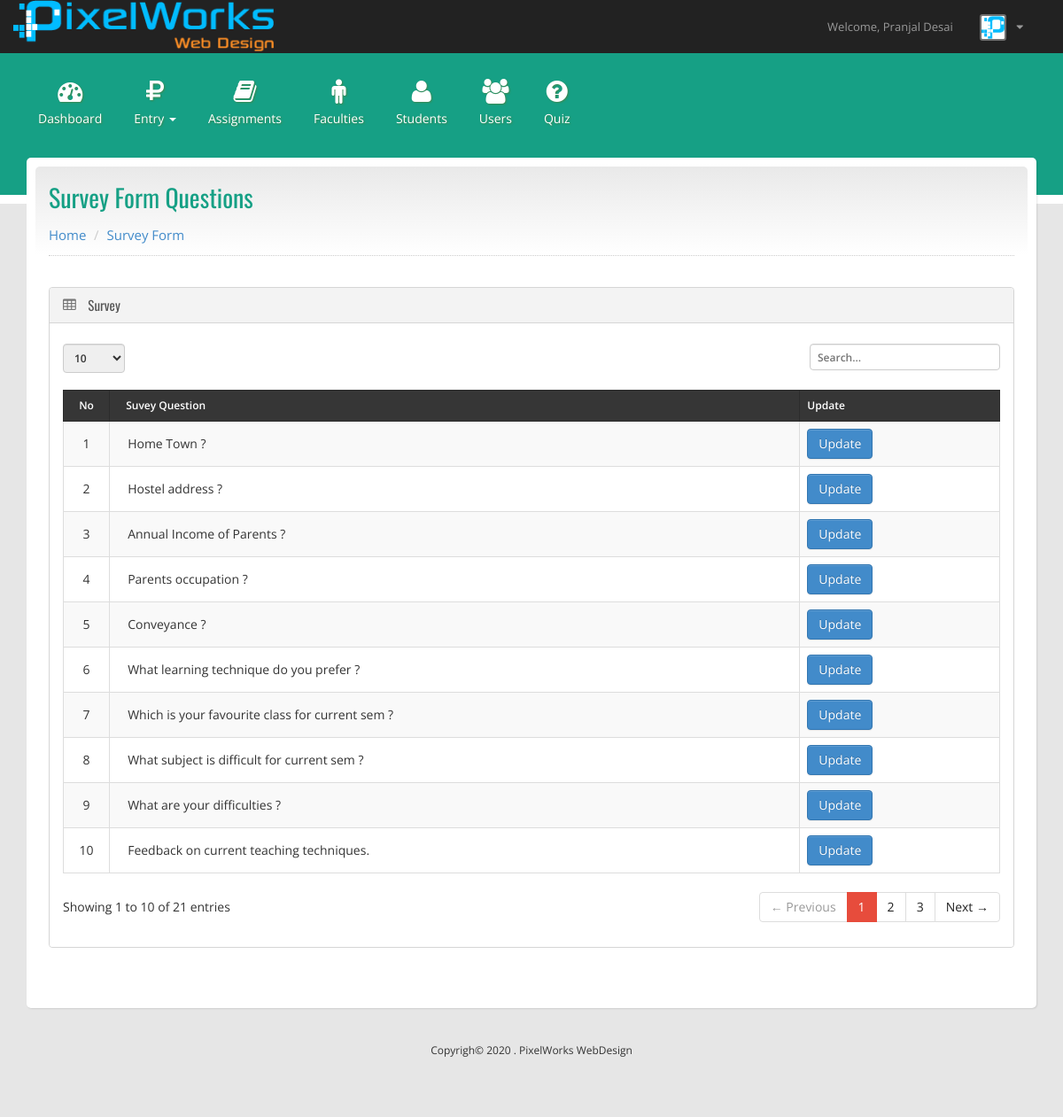
The app's page /surveyView.php (signed in) with its own data.
### tables this page shows
CREATE TABLE `survey` (
  `id` int(200) NOT NULL,
  `title` varchar(500) DEFAULT NULL,
  `value` varchar(150) DEFAULT 'INPUT' COMMENT 'TOGGLE,INPUT,CUSTOM_TOGGLE',
  `options` json DEFAULT NULL,
  `hasOther` varchar(2000) DEFAULT 'NO'
);

### surveyView.php (the view, shortened to what this page needs)
<?php include_once("header.inc.php");?>
  <link rel="stylesheet" href="js/plugins/magnific/magnific-popup.css">
<div class="container">
  <div class="content">
    <div class="content-container">
    <div class="content-header">
        <h2 class="content-header-title">Survey Form Questions</h2>
        <ol class="breadcrumb">
          <li><a href="dashboard.php">Home</a></li>
          <li class="active"><a href="surveyView.php">Survey Form</a></li>
        </ol>
      </div>
    <div class="row">
        <div class="col-md-12">
          <?php
  if(isset($_REQUEST['remove']))
  {
    }
    else if(isset($_REQUEST['create']))
  {
    ?>
    <?php
  }
  else{
          ?>
       <div class="portlet">
                 <div class="portlet-header">
              <h3>
                <i class="fa fa-table"></i>
                Survey&nbsp;&nbsp;
              </h3>
            </div>
               <div class="portlet-content">
              <div class="table-responsive">
              <table
                class="table table-striped table-bordered table-hover table-highlight table-checkable"
                data-provide="datatable"
                data-display-rows="10"
                data-info="true"
                data-search="true"
                data-length-change="true"
                data-paginate="true"
              >
                  <thead>
                  <tr>
                    <th style="text-align: center;">No</th>
                    <th style="padding-left:18px;">Suvey Question</th>
                    <th style="width:230px;">Update</th>
                    </tr>
                  </thead>
                  <tbody>
                     <?php
               $get = mysql_query("SELECT *from survey");
               $i = 1;
               while($row = mysql_fetch_array($get))
               {
                ?>
                    <tr>
                    <td style="text-align: center; vertical-align: middle;"><?php echo $i; ?></td>
                     <td style="vertical-align: middle; padding-left:20px;">
                      <?php echo $row['title']; ?>
                     </td>
                    <td><a href="surveyView.php?update=y&id=<?php echo $row['id']; ?>"><button class="btn btn-secondary" type="button">Update</button></a></td>
                    </tr>
                    <?php
                    $i++;
                  }
                  ?>
                  </tbody>
                </table>
              </div>
            </div>
          </div>
        <?php
      }
      ?>
    </div>
    </div>
    </div>
 </div>
 </div>
<?php include_once("footer.inc.php");?>
<?php include_once("closebody.php");?>

### records on screen
survey: title "Home Town ?"
survey: title "Hostel address ?"
survey: title "Annual Income of Parents ?"
survey: title "Parents occupation ?"
survey: title "Conveyance ?"
survey: title "What learning technique do you prefer ?"
survey: title "Which is your favourite class for current sem ?"
survey: title "What subject is difficult for current sem ?"
survey: title "What are your difficulties ?"
survey: title "Feedback on current teaching techniques."

### other values on screen
$_SESSION["name"] "Pranjal Desai"
